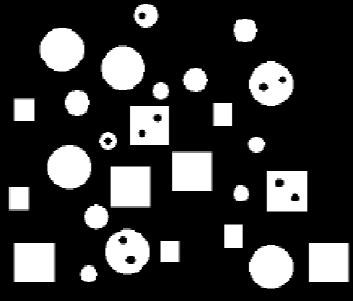
#> input picture assignments/assignment-02/01-circular-hough/input/parts.png, 353 x 301 px
$ python test.py
#> lines starting #> are read from the running program, lines starting #| are printed output that depends on the picture; after the words box and inside, x2 and y2 are one past the last pixel; in counts of white or black regions, pixels touching at a corner belong together
### assignments/assignment-02/01-circular-hough/circular_hough.py
from __future__ import annotations

import csv
import math
from collections import deque
from pathlib import Path

import matplotlib
matplotlib.use("Agg")
import matplotlib.pyplot as plt
from matplotlib.patches import Circle
import numpy as np
from PIL import Image


# =========================================================
# PATHS AND CONFIGURATION
# =========================================================

BASE_DIR = Path(__file__).resolve().parent
INPUT_DIR = BASE_DIR / "input"
OUTPUT_DIR = BASE_DIR / "output"

BINARY_THRESHOLD = 127
MIN_RADIUS = 4
MAX_RADIUS = 38
VOTE_THRESHOLD = 0.45


# =========================================================
# BINARY IMAGE AND CONNECTED REGIONS
# =========================================================

def load_image(path: Path) -> np.ndarray:
    """Loads a grayscale image without resizing it."""
    if not path.exists():
        raise FileNotFoundError(f"Image not found: {path}")
    with Image.open(path) as image:
        return np.array(image.convert("L"))


def connected_components(mask: np.ndarray) -> tuple[np.ndarray, list]:
    """Labels four-connected foreground regions by flood fill."""
    mask = np.asarray(mask, dtype=bool)
    if mask.ndim != 2 or mask.size == 0:
        raise ValueError("A nonempty 2-D mask is required.")
    height, width = mask.shape
    labels = np.zeros(mask.shape, dtype=np.int32)
    components = []

    for y, x in zip(*np.nonzero(mask)):
        if labels[y, x]:
            continue
        label = len(components) + 1
        queue = deque([(int(y), int(x))])
        labels[y, x] = label
        points = []
        while queue:
            row, col = queue.popleft()
            points.append((row, col))
            for dy, dx in ((-1, 0), (1, 0), (0, -1), (0, 1)):
                ny, nx = row + dy, col + dx
                if (0 <= ny < height and 0 <= nx < width
                        and mask[ny, nx] and labels[ny, nx] == 0):
                    labels[ny, nx] = label
                    queue.append((ny, nx))
        components.append(np.asarray(points, dtype=np.int32))
    return labels, components


def enclosed_holes(binary: np.ndarray) -> np.ndarray:
    """Finds background regions that do not touch the image border."""
    labels, components = connected_components(~binary)
    holes = np.zeros(binary.shape, dtype=bool)
    height, width = binary.shape
    for label, points in enumerate(components, start=1):
        y, x = points.T
        touches_border = np.any(
            (y == 0) | (y == height - 1) | (x == 0) | (x == width - 1)
        )
        if not touches_border:
            holes[labels == label] = True
    return holes


def extract_boundary(binary: np.ndarray) -> np.ndarray:
    """Selects foreground pixels with a background axial neighbor."""
    padded = np.pad(binary, 1, mode="constant")
    interior = (
        padded[:-2, 1:-1] & padded[2:, 1:-1]
        & padded[1:-1, :-2] & padded[1:-1, 2:]
    )
    return binary & ~interior


# =========================================================
# CIRCULAR HOUGH VOTING
# =========================================================

def circle_offsets(radius: int) -> np.ndarray:
    """Samples unique integer offsets around a circle."""
    angles = np.linspace(0, 2 * np.pi, max(32, 8 * radius), endpoint=False)
    return np.unique(
        np.rint(np.column_stack((
            radius * np.sin(angles), radius * np.cos(angles)
        ))).astype(np.int32), axis=0
    )


def hough_accumulator(
    boundary: np.ndarray,
    radii: np.ndarray
) -> np.ndarray:
    """Votes for (radius, center_y, center_x), normalized by ring size."""
    height, width = boundary.shape
    accumulator = np.zeros((len(radii), height, width), dtype=np.float32)
    for index, radius in enumerate(radii):
        offsets = circle_offsets(int(radius))
        for dy, dx in offsets:
            # For edge point (x, y), vote at (x-dx, y-dy).
            y0, y1 = max(0, -dy), min(height, height - dy)
            x0, x1 = max(0, -dx), min(width, width - dx)
            accumulator[index, y0:y1, x0:x1] += boundary[
                y0 + dy:y1 + dy, x0 + dx:x1 + dx
            ]
        accumulator[index] /= len(offsets)
    return accumulator


def find_peaks(accumulator: np.ndarray, threshold: float) -> list:
    """Finds local maxima in the three-dimensional parameter space."""
    padded = np.pad(accumulator, 1, constant_values=-1)
    maximum = np.ones(accumulator.shape, dtype=bool)
    nr, height, width = accumulator.shape
    for dr in range(3):
        for dy in range(3):
            for dx in range(3):
                maximum &= accumulator >= padded[
                    dr:dr + nr, dy:dy + height, dx:dx + width
                ]
    candidates = np.argwhere(maximum & (accumulator >= threshold))
    return sorted(
        (tuple(point) for point in candidates),
        key=lambda point: (-float(accumulator[point]), point)
    )


def refine_circle(points: np.ndarray) -> tuple[float, float, float, float]:
    """Fits a circle to a candidate component's outer boundary."""
    y, x = points.T.astype(np.float64)
    matrix = np.column_stack((2 * x, 2 * y, np.ones(x.size)))
    a, b, c = np.linalg.lstsq(matrix, x * x + y * y, rcond=None)[0]
    radius = math.sqrt(max(0.0, c + a * a + b * b))
    residual = float(np.sqrt(np.mean((np.hypot(x - a, y - b) - radius) ** 2)))
    return float(a), float(b), radius, residual


def detect_circles(
    image: np.ndarray,
    min_radius: int = MIN_RADIUS,
    max_radius: int = MAX_RADIUS,
    vote_threshold: float = VOTE_THRESHOLD
) -> tuple[list[dict], dict]:
    """Detects circular parts by Hough voting and boundary validation."""
    if image.ndim != 2 or image.size == 0 or not np.isfinite(image).all():
        raise ValueError("A finite, nonempty grayscale image is required.")
    if not (1 <= min_radius <= max_radius < min(image.shape)):
        raise ValueError("Invalid radius interval.")
    if not 0 < vote_threshold <= 1:
        raise ValueError("Vote threshold must be in (0, 1].")

    binary = image > BINARY_THRESHOLD
    holes = enclosed_holes(binary)
    filled = binary | holes
    boundary = extract_boundary(filled)
    labels, _ = connected_components(filled)
    radii = np.arange(min_radius, max_radius + 1)
    accumulator = hough_accumulator(boundary, radii)
    circles = []
    accepted_labels = set()

    for radius_index, y, x in find_peaks(accumulator, vote_threshold):
        label = int(labels[y, x])
        if label == 0 or label in accepted_labels:
            continue
        points = np.argwhere(boundary & (labels == label))
        if len(points) < 12:
            continue
        a, b, radius, residual = refine_circle(points)
        # A square may vote for an inscribed circle. Its complete boundary
        # has a larger radial residual and must fail this validation.
        if residual > max(0.65, 0.04 * radius):
            continue
        if (np.hypot(a - x, b - y) > 2.5
                or abs(radius - radii[radius_index]) > 2.0):
            continue
        if not min_radius - 1 <= radius <= max_radius + 1:
            continue
        if any(np.hypot(a - c["center_x"], b - c["center_y"])
               < 0.6 * (radius + c["radius"]) for c in circles):
            continue
        hole_pixels = int(np.count_nonzero(holes & (labels == label)))
        circles.append({
            "center_x": a,
            "center_y": b,
            "radius": radius,
            "area": math.pi * radius ** 2,
            "has_hole": hole_pixels >= 3,
        })
        accepted_labels.add(label)

    circles.sort(key=lambda circle: (circle["center_y"], circle["center_x"]))
    circles = [dict(circle_id=i, **circle) for i, circle in enumerate(circles, 1)]
    return circles, {
        "binary": binary, "holes": holes, "boundary": boundary,
        "accumulator": accumulator, "radii": radii,
    }


# =========================================================
# FIGURES AND CSV
# =========================================================

# [76 lines left out: functions draw_circles, save_outputs, main, not called in this run]


# [2 lines that do not run on import are left out]

### assignments/assignment-02/01-circular-hough/test.py
from __future__ import annotations

import csv
import math
from pathlib import Path

import numpy as np
from PIL import Image

from circular_hough import detect_circles, enclosed_holes, hough_accumulator, load_image


BASE_DIR = Path(__file__).resolve().parent
OUTPUT_DIR = BASE_DIR / "output"


def test_known_circles() -> None:
    """Tests known centers, radii, off-center holes, and square rejection."""
    y, x = np.indices((120, 160))
    disk = (x - 35) ** 2 + (y - 35) ** 2 <= 16 ** 2
    ring = (x - 108) ** 2 + (y - 72) ** 2 <= 20 ** 2
    hole = (x - 113) ** 2 + (y - 70) ** 2 <= 5 ** 2
    mask = disk | (ring & ~hole)
    mask[80:105, 15:40] = True
    image = mask.astype(np.uint8) * 255
    circles, _ = detect_circles(image, 8, 25)
    assert len(circles) == 2, f"Expected two circles, got {len(circles)}"
    for circle, expected in zip(circles, ((35, 35, 16, False), (108, 72, 20, True))):
        a, b, radius, has_hole = expected
        assert np.hypot(circle["center_x"] - a, circle["center_y"] - b) < 1
        assert abs(circle["radius"] - radius) < 1
        assert circle["has_hole"] == has_hole
    print("[PASS] Known circles, off-center hole, and square rejection")

    # Different count, location, radius, and intensity: no fixture coordinates.
    single = (((x - 77) ** 2 + (y - 43) ** 2) <= 11 ** 2).astype(np.uint8) * 210
    circles, _ = detect_circles(single, 6, 18)
    assert len(circles) == 1 and not circles[0]["has_hole"]
    assert abs(circles[0]["center_x"] - 77) < 1
    assert abs(circles[0]["center_y"] - 43) < 1
    print("[PASS] Detection adapts to a different image and circle count")


def test_holes_and_voting() -> None:
    """Checks background connectivity and actual center voting."""
    binary = np.zeros((25, 25), dtype=bool)
    binary[4:21, 4:21] = True
    binary[10:14, 10:14] = False
    assert enclosed_holes(binary).sum() == 16
    binary[4:11, 11] = False
    assert not enclosed_holes(binary).any()
    boundary = np.zeros((31, 31), dtype=bool)
    for dy, dx in ((0, 8), (0, -8), (8, 0), (-8, 0)):
        boundary[15 + dy, 15 + dx] = True
    accumulator = hough_accumulator(boundary, np.array([8]))
    assert accumulator[0, 15, 15] > 0
    assert accumulator[0, 15, 15] == accumulator.max()
    print("[PASS] Open cavities are not holes; shared Hough center receives votes")


def test_real_output() -> None:
    """Validates real detections and their saved measurements."""
    image = load_image(BASE_DIR / "input" / "parts.png")
#> in load_image, image is the input picture: PIL image 353x301 RGB; min 0, max 255, mean 56.6
    circles, _ = detect_circles(image)
#> call 3 of detect_circles, with min_radius = 4, max_radius = 38, vote_threshold = 0.45
#> in detect_circles (call 3), `binary = image > BINARY_THRESHOLD`:
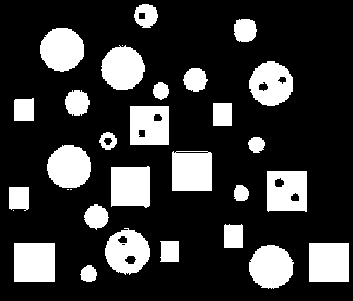
#> binary: shape (301, 353) bool; 22.1% white; 31 white regions (4 under 20 px), largest, box (x1, y1, x2, y2) and area: (14, 243, 55, 282) 1599, (309, 243, 349, 282) 1560, (172, 151, 212, 191) 1559
#> the loop in connected_components (call 7), `for y, x in zip(*np.nonzero(mask)):` made 82775 passes
#> label on pass 1: 1
#> after the loop in connected_components (call 7), `for y, x in zip(*np.nonzero(mask)):`:
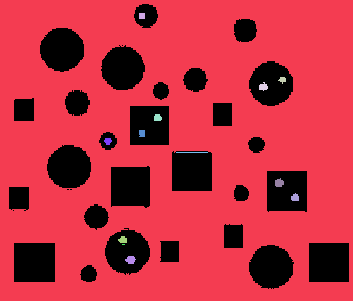
#> labels: shape (301, 353) int32; 14 distinct labels, from 0 to 13; one colour per label, 0 black
#> after the loop in connected_components (call 7), `for y, x in zip(*np.nonzero(mask)):`: components = 13 items
#> in enclosed_holes (call 5), `holes = np.zeros(binary.shape, dtype=bool)`: holes: shape (301, 353) bool; every value is 0
#> the loop in enclosed_holes (call 5), `for label, points in enumerate(components, start=1):` made 13 passes
#> touches_border on passes 1, 2, 3, 4, 5, 6, 7, 8, 9, 10, 11, 13: True, False, False, False, False, False, False, False, False, False, False, False
#> (points, y, x, touches_border) on pass 12: ([[244, 122], [244, 123], [244, 124]], [244, 244, 244], [122, 123, 124], False)
#> after the loop in enclosed_holes (call 5), `for label, points in enumerate(components, start=1):`:
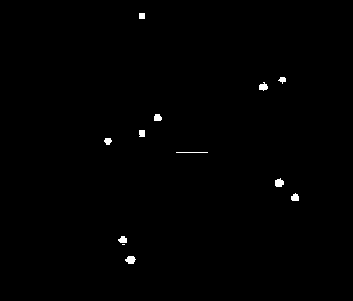
#> holes: shape (301, 353) bool; 0.48% white; 12 white regions (1 under 20 px), largest, box (x1, y1, x2, y2) and area: (125, 256, 136, 264) 64, (275, 178, 284, 187) 62, (259, 82, 268, 91) 54
#> in detect_circles (call 3), `filled = binary | holes`: filled: shape (301, 353) bool; 22.6% white; 31 white regions (4 under 20 px), largest, box (x1, y1, x2, y2) and area: (267, 171, 307, 212) 1603, (14, 243, 55, 282) 1599, (172, 151, 212, 191) 1591
#> in extract_boundary (call 3), `padded = np.pad(binary, 1, mode="constant")`: padded: shape (303, 355) bool; 22.3% white; 31 white regions (4 under 20 px), largest, box (x1, y1, x2, y2) and area: (268, 172, 308, 213) 1603, (15, 244, 56, 283) 1599, (173, 152, 213, 192) 1591
#> in extract_boundary (call 3), `interior = ( padded[:-2, 1:-1] & padded[2:, 1:-1] & padded[1:-1, :-2] ..`:
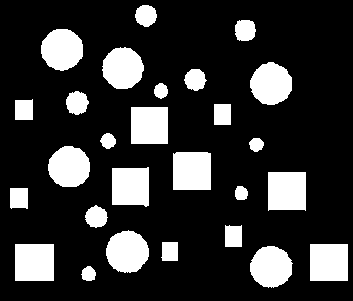
#> interior: shape (301, 353) bool; 20% white; 27 white regions, largest, box (x1, y1, x2, y2) and area: (268, 172, 306, 211) 1446, (15, 244, 54, 281) 1443, (173, 152, 211, 190) 1437
#> in extract_boundary (call 3), `return binary & ~interior`:
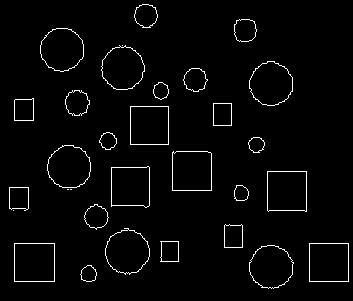
#> returned value: shape (301, 353) bool; 2.6% white in thin lines or dots
#> in connected_components (call 8), `labels = np.zeros(mask.shape, dtype=np.int32)`: labels: shape (301, 353) int32; every value is 0
#> the loop in connected_components (call 8), `for y, x in zip(*np.nonzero(mask)):` made 23992 passes
#> (y, x) on passes 2 to 4: (4, 143), (4, 144), (4, 145)
#> after the loop in connected_components (call 8), `for y, x in zip(*np.nonzero(mask)):`:
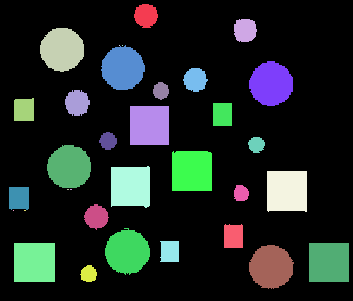
#> labels: shape (301, 353) int32; 34 distinct labels, from 0 to 33; one colour per label, 0 black
#> after the loop in connected_components (call 8), `for y, x in zip(*np.nonzero(mask)):`: components = 33 items
#> in detect_circles (call 3), `radii = np.arange(min_radius, max_radius + 1)`: radii = 35 values from 4 to 38
#> the loop in detect_circles (call 3), `for radius_index, y, x in find_peaks(accumulator, vote_threshold):` made 17 passes
#> (radius_index, label, a, b, c in refine_circle, radius) on passes 1, 2, 3, 4, 5, 6, 8, 9, 10, 11, 12, 13: (4, 14, 107.7, 140.5, -31269.2, 8.2), (4, 15, 256, 144.3, -86299.7, 7.67), (18, 28, 126.9, 251.3, -78756.4, 21.81), (7, 8, 194.9, 79.32, -44133.6, 11.41), (4, 33, 88.21, 273.5, -82496.9, 7.91), (7, 1, 145.5, 15.21, -21276.1, 11.46), (8, 10, 76.68, 102.5, -16233.2, 12.13), (3, 20, 240.6, 192.8, -95002.6, 7.57), (4, 9, 160.5, 90.4, -33866.7, 7.87), (7, 2, 244.6, 29.82, -60610, 11.49), (17, 6, 122.4, 67.76, -19128, 21.28), (17, 3, 61.61, 49.09, -5746.2, 21.44)
#> (radius_index, label) on pass 7: (7, 1)
#> after the loop in detect_circles (call 3), `for radius_index, y, x in find_peaks(accumulator, vote_threshold):`: accepted_labels = 16 items
#> circles = 16 items
    # The assignment gives approximate counts only; these are validation bounds.
    assert 14 <= len(circles) <= 17
    assert sum(circle["has_hole"] for circle in circles) == 4
    for index, circle in enumerate(circles):
        assert 0 <= circle["center_x"] < image.shape[1]
        assert 0 <= circle["center_y"] < image.shape[0]
        assert circle["radius"] > 0
        assert math.isclose(circle["area"], math.pi * circle["radius"] ** 2, rel_tol=1e-12)
        for other in circles[index + 1:]:
            distance = np.hypot(circle["center_x"] - other["center_x"],
                                circle["center_y"] - other["center_y"])
            assert distance > 0.6 * (circle["radius"] + other["radius"])
#> this loop made 16 passes
    with (OUTPUT_DIR / "circles.csv").open(encoding="utf-8") as file:
#> (reads assignments/assignment-02/01-circular-hough/output/circles.csv from the repository)
        rows = list(csv.DictReader(file))
    assert len(rows) == len(circles)
    for saved, circle in zip(rows, circles):
        assert saved["has_hole"] == str(circle["has_hole"])
        for key in ("center_x", "center_y", "radius", "area"):
            assert np.isclose(float(saved[key]), circle[key])
    for name in ("detected_circles.png", "hole_classification.png",
                 "hough_visualization.png", "q1_summary.png"):
        with Image.open(OUTPUT_DIR / name) as result:
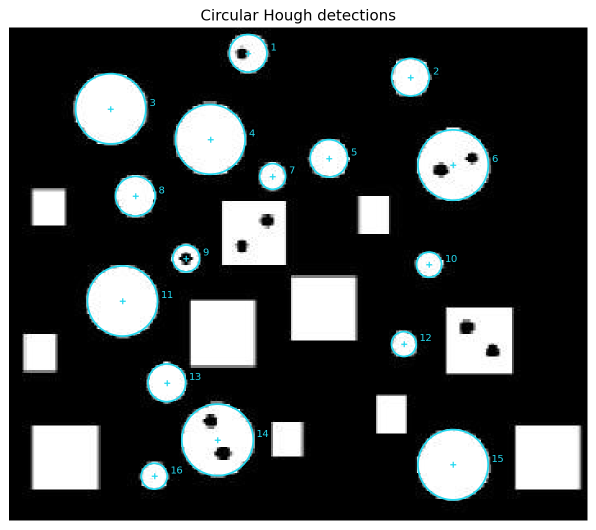
#> input picture assignments/assignment-02/01-circular-hough/output/detected_circles.png, 1192 x 1059 px (shown at 1/2 size)
#> result is the input picture: PIL image 1192x1059 RGBA; mean R, G, B, A 73.3, 75.9, 76.2, 255
#> (the run stopped early here; a loop or call above may not have finished)
